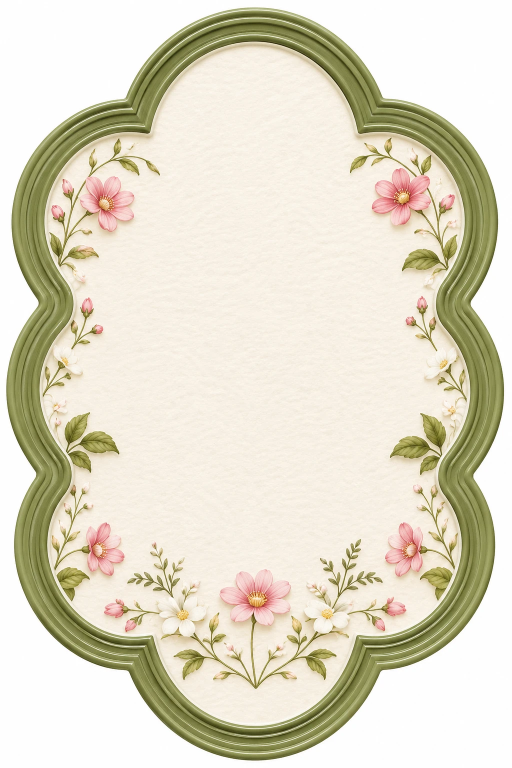
#> input picture assets-src/wishes/ref-frame.webp, 1024 x 1536 px, found by its file name (shown at 1/2 size)
$ python build_wish_frame.py
#> lines starting #> are read from the running program, lines starting #| are printed output that depends on the picture; after the words box and inside, x2 and y2 are one past the last pixel; in counts of white or black regions, pixels touching at a corner belong together
"""Cut the scalloped green wish-card frame out of its white sheet.

assets-src/wishes/ref-frame.webp is the frame (green moulding, painted flowers, cream paper inside)
on white. Everything white that touches the edge of the sheet is the outside: it is flood-filled,
and the frame's outline gets a soft anti-aliased edge (the page draws its own shadow).

    python3 tools/build_wish_frame.py     # writes public/assets/img/wish-frame.webp
"""
import cv2
import numpy as np
from PIL import Image

SRC = "assets-src/wishes/ref-frame.webp"
OUT = "public/assets/img/wish-frame.webp"
WIDTH = 640  # the card is at most ~300px wide, so this is sharp at 2x

rgb = np.array(Image.open(SRC).convert("RGB"))
#> rgb is the input picture: shape (1536, 1024, 3); mean R, G, B 224.6, 219.1, 199.9
H, W = rgb.shape[:2]
#> H = 1536; W = 1024
hsv = cv2.cvtColor(rgb, cv2.COLOR_RGB2HSV)
#> hsv: shape (1536, 1024, 3); mean H, S, V 17.7, 37, 225
# the frame's green moulding (saturated, not white, not cream)
green = cv2.inRange(hsv, (25, 40, 40), (75, 255, 245))
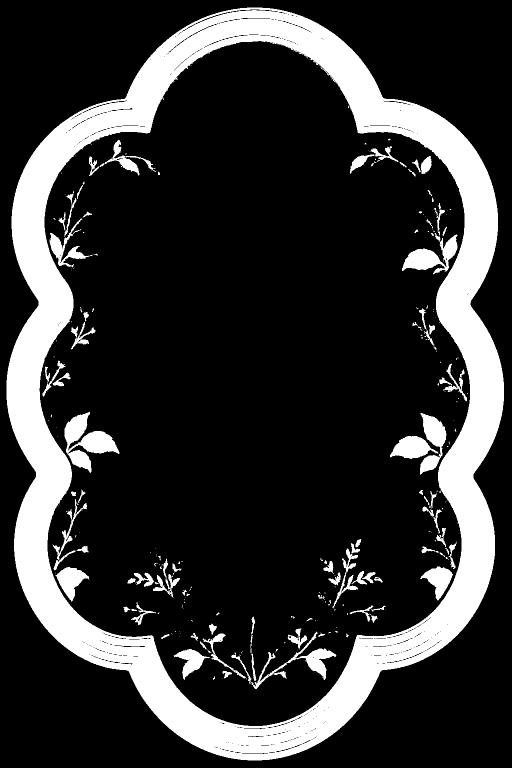
#> green: shape (1536, 1024) (shown at 1/2 size); 20.1% white; 265 white regions (167 under 20 px), largest, box (x1, y1, x2, y2) and area: (13, 15, 1008, 1521) 269712, (129, 824, 239, 946) 5808, (804, 466, 915, 549) 3814
green = cv2.morphologyEx(green, cv2.MORPH_CLOSE, np.ones((9, 9), np.uint8))
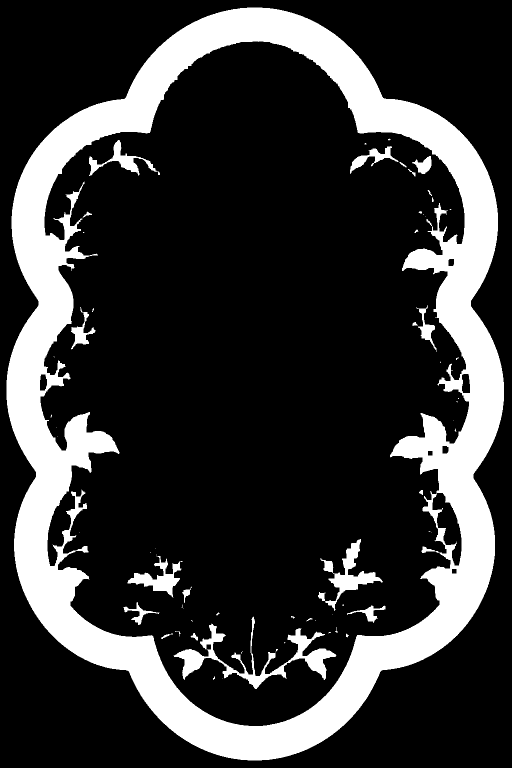
#> green: shape (1536, 1024) (shown at 1/2 size); 21.3% white; 65 white regions (36 under 20 px)
# the outline: the largest outer shape of the green, filled
cnts, _ = cv2.findContours(green, cv2.RETR_EXTERNAL, cv2.CHAIN_APPROX_NONE)
#> cnts = 1 contour; box (x1, y1, x2, y2) and area: (13, 15, 1008, 1521) 1171048
c = max(cnts, key=cv2.contourArea)
#> c = contour of 3793 points, box (x1, y1, x2, y2) (13, 15, 1008, 1521), area 1171048
s = 4  # supersampled for a smooth edge
m = np.zeros((H * s, W * s), np.uint8)
cv2.drawContours(m, [(c * s).astype(np.int32)], -1, 255, -1, cv2.LINE_AA)
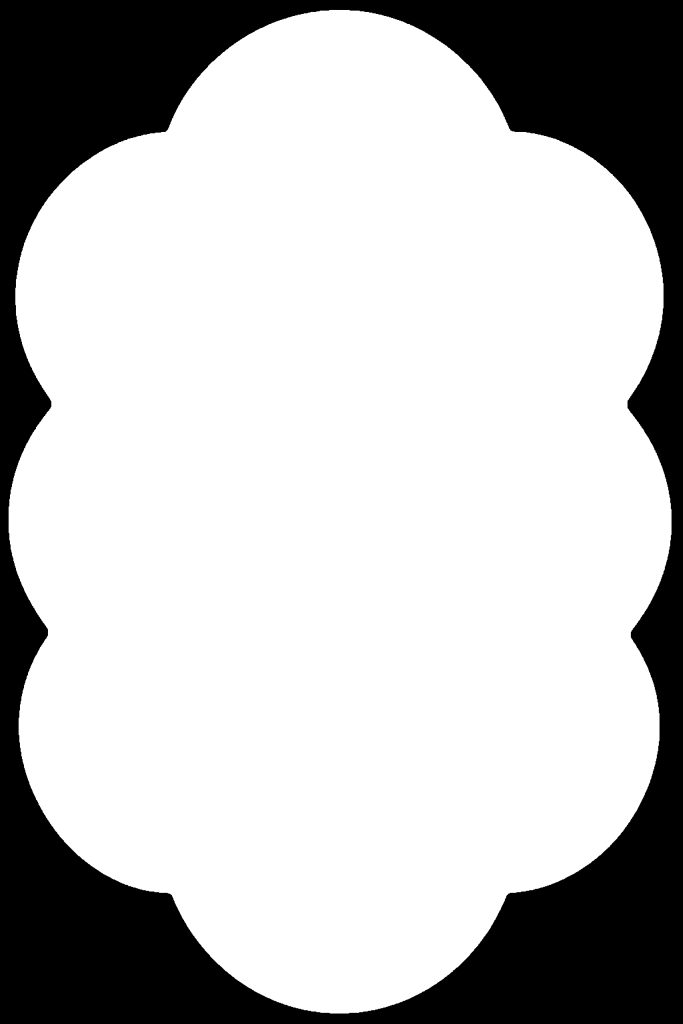
#> m: shape (6144, 4096) (shown at 1/6 size); min 0, max 255, mean 190
# a hair inside the moulding's outer edge, so no white fringe is kept
m = cv2.erode(m, np.ones((2 * s + 1, 2 * s + 1), np.uint8))
alpha = cv2.resize(m, (W, H), interpolation=cv2.INTER_AREA)

x, y, w, h = cv2.boundingRect((alpha > 0).astype(np.uint8))
#> x = 13; y = 15; w = 994; h = 1505
rgba = np.dstack([rgb, alpha])[y:y + h, x:x + w]
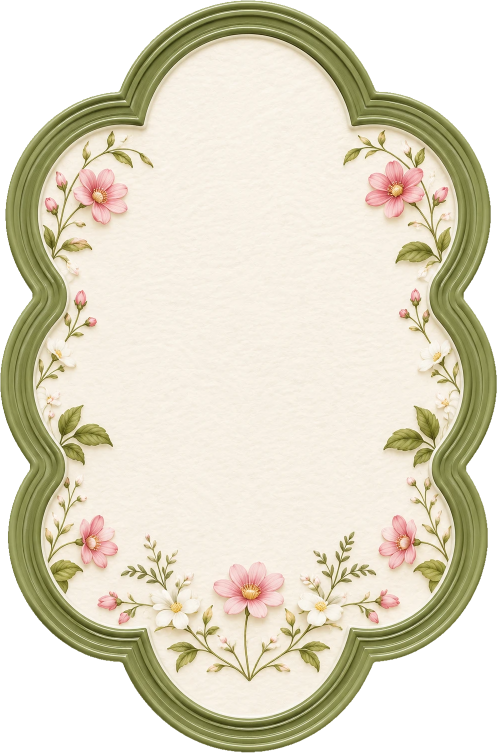
#> rgba: shape (1505, 994, 4) (shown at 1/2 size); mean R, G, B, A 223.1, 217.3, 197.1, 198.8; transparent parts drawn white
out = Image.fromarray(rgba).resize((WIDTH, round(h * WIDTH / w)), Image.LANCZOS)
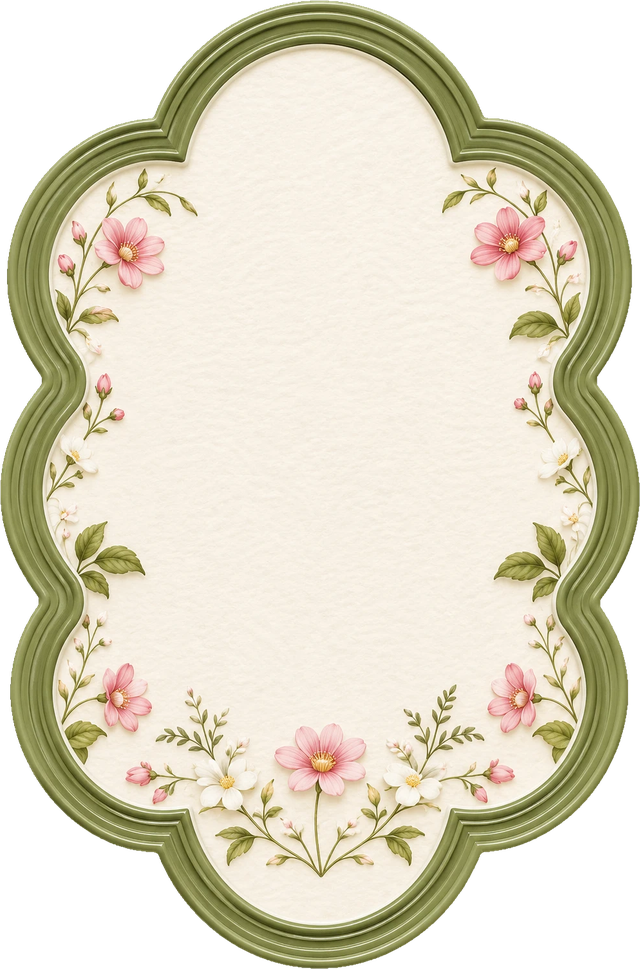
#> out: PIL image 640x969 RGBA; mean R, G, B, A 168.6, 162.9, 142.5, 198.8; transparent parts drawn white
out.save(OUT, "WEBP", quality=86, method=6)
print(OUT, out.size, f"aspect {w}/{h}")
#| public/assets/img/wish-frame.webp (640, 969) aspect 994/1505
